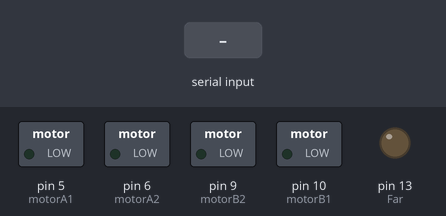
Bench run of a sketch on a simulated Arduino Uno, built with avr-gcc and run on an emulated ATmega328P. On the bench: switched loads named in the sketch (green lamp = pin HIGH), output pins drawn as LEDs (lit = HIGH). The inputs (shaded band) are chosen by the test bench.

Above: at 1.2 s.
1.3 s: "F" received over Serial
At 1.9 s:
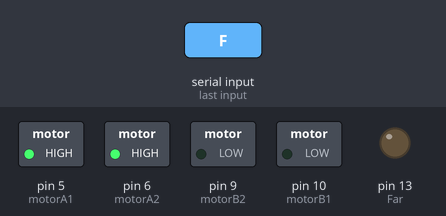
2.8 s: byte 72 ('H') received over Serial
At 4.0 s:
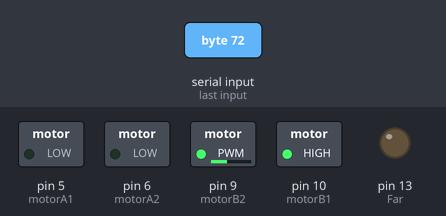
4.3 s: byte 74 ('J') received over Serial
At 5.4 s:
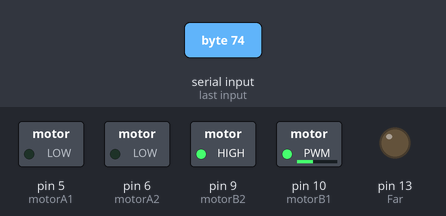
5.8 s: byte 76 ('L') received over Serial
At 6.5 s:
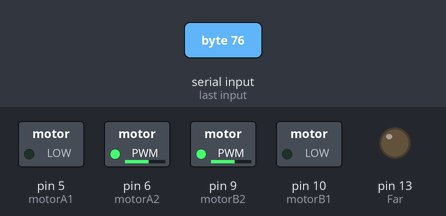
7.3 s: byte 82 ('R') received over Serial
At 7.7 s:
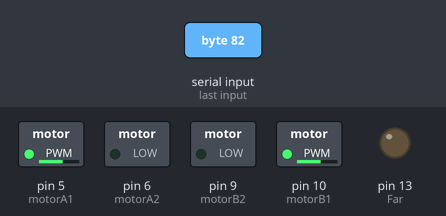
8.8 s: "f" received over Serial
At 10.0 s:
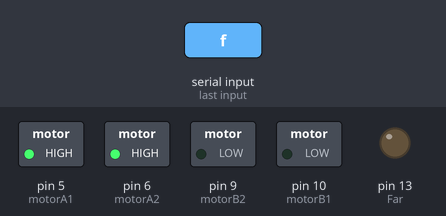
Timing chart, 0 to 11.3 s (numbered marks = the images above; inputs shaded):
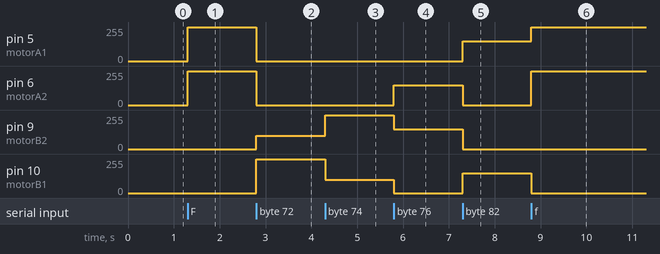

Measured:
- after the input at 1.3 s, pin 5 (motorA1), pin 6 (motorA2): 0/255 → 255/255 at once
- after the input at 2.8 s, pin 5 (motorA1), pin 6 (motorA2): 255/255 → 0/255 at once; pin 9 (motorB2): 0/255 → 100/255 at once; pin 10 (motorB1): 0/255 → 255/255 at once
- after the input at 4.3 s, pin 9 (motorB2): 100/255 → 255/255 at once; pin 10 (motorB1): 255/255 → 100/255 at once
- after the input at 5.8 s, pin 6 (motorA2): 0/255 → 150/255 at once; pin 9 (motorB2): 255/255 → 150/255 at once; pin 10 (motorB1): 100/255 → 0/255 at once
- after the input at 7.3 s, pin 5 (motorA1), pin 10 (motorB1): 0/255 → 150/255 at once; pin 6 (motorA2), pin 9 (motorB2): 150/255 → 0/255 at once
- after the input at 8.8 s, pin 5 (motorA1): 150/255 → 255/255 at once; pin 6 (motorA2): 0/255 → 255/255 at once; pin 10 (motorB1): 150/255 → 0/255 at once

The sketch:

bluetooth-car.ino
```cpp
//L298N Connections
  const int motorA1  = 5;  // IN1
  const int motorA2  = 6;  // IN2
  const int motorB1  = 10; // IN3
  const int motorB2  = 9;  // IN3
  int       Far      = 13;
  int       i        = 0;
  int state;
  int vSpeed=255;
void setup() {

    pinMode(motorA1, OUTPUT);
    pinMode(motorA2, OUTPUT);
    pinMode(motorB1, OUTPUT);
    pinMode(motorB2, OUTPUT);
    pinMode(Far    , OUTPUT);
    Serial.begin(9600);
}

void loop() {

   if(Serial.available() > 0){
    state = Serial.read();
   }


    if (state == '0'){
      vSpeed=0;}
    else if (state == '1'){
      vSpeed=50;}
    else if (state == '2'){
      vSpeed=180;}
    else if (state == '3'){
      vSpeed=200;}
    else if (state == '4'){
      vSpeed=255;}

  // If the value is 'F' car goes forward
    if (state == 'F' or state == 'f') {
      analogWrite(motorA1, vSpeed);
      analogWrite(motorA2, vSpeed);
      analogWrite(motorB1, 0);
      analogWrite(motorB2, 0);
    }
  //If the value is 'G' car goes left-cross
    else if (state == 'G') {
      analogWrite(motorA1, 100 );
      analogWrite(motorA2, vSpeed);
      analogWrite(motorB1, 0);
      analogWrite(motorB2, 0);
    }
  //If the value is 'I' car goes right-cross
    else if (state == 'I') {
        analogWrite(motorA1, vSpeed);
        analogWrite(motorA2, 100);
        analogWrite(motorB1, 0);
        analogWrite(motorB2, 0);
    }
  //If the value is 'B' car goes back
    else if (state == 'B') {
      analogWrite(motorA1, 0);
      analogWrite(motorA2, 0);
      analogWrite(motorB1, vSpeed);
      analogWrite(motorB2, vSpeed);
    }
  //If the value is 'H' car goes back-left-cross
    else if (state == 'H') {
      analogWrite(motorA1, 0);
      analogWrite(motorA2, 0);
      analogWrite(motorB1, vSpeed);
      analogWrite(motorB2, 100);
    }
  //If the value is 'J' car goes back-right-cross
    else if (state == 'J') {
      analogWrite(motorA1, 0);
      analogWrite(motorA2, 0);
      analogWrite(motorB1, 100);
      analogWrite(motorB2, vSpeed);
    }
  //If the value is 'L' car turns left
    else if (state == 'L') {
      analogWrite(motorA1, 0);
      analogWrite(motorA2, 150);
      analogWrite(motorB1, 0);
      analogWrite(motorB2, 150);
    }
  //If the value is 'R' car turns right
    else if (state == 'R') {
      analogWrite(motorA1, 150);
      analogWrite(motorA2, 0);
      analogWrite(motorB1, 150);
      analogWrite(motorB2, 0);
    }

  //If the value is 'S' car stops
    else if (state == 'S' || state == 's'){
        analogWrite(motorA1, 0);
        analogWrite(motorA2, 0);
        analogWrite(motorB1, 0);
        analogWrite(motorB2, 0);
    }
  //Blinking headlights
    else if(state == 'W'){
      while(i < 8){
        digitalWrite(Far, HIGH);
        delay(250);
        digitalWrite(Far, LOW);
        delay(250);
        i +=1;
      }
    i = 0; // reset i
     }
}
```
